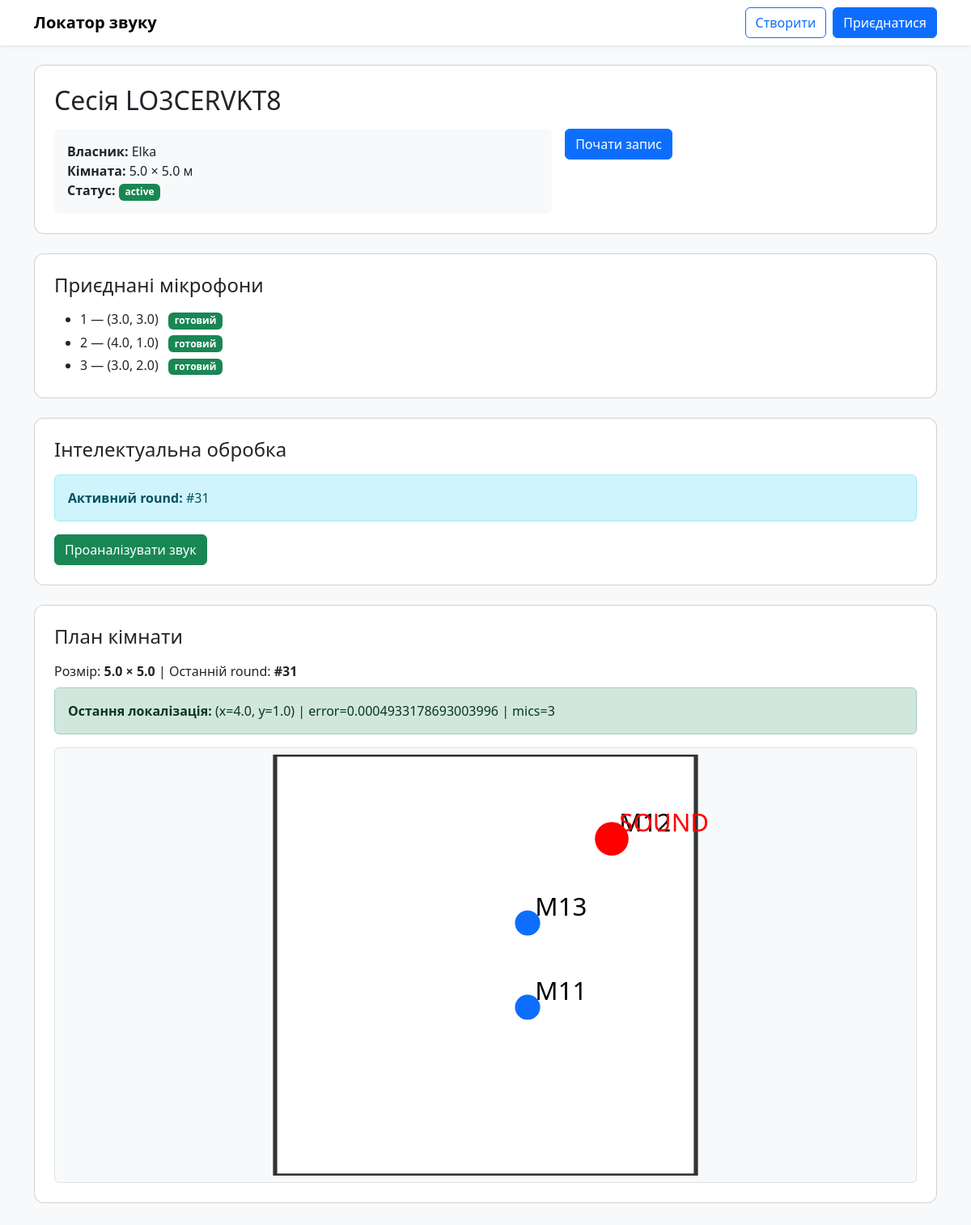
Screenshot of /session/LO3CERVKT8/ with the database file from the repository.
### core/models.py (models this page shows, shortened)
class Session(models.Model):
    start_time = models.DateTimeField(auto_now_add=True)
    end_time = models.DateTimeField(null=True, blank=True)
    code = models.CharField(default=generate_code, max_length=10, unique=True)
    owner_name = models.CharField(max_length=100)
    width = models.FloatField()
    height = models.FloatField()
    is_active = models.BooleanField(default=True)

class Microphone(models.Model):
    session = models.ForeignKey(Session, on_delete=models.CASCADE, related_name='microphone_data')
    device_name = models.CharField(max_length=100)
    x_coordinate = models.FloatField()
    y_coordinate = models.FloatField()
    is_ready = models.BooleanField(default=False)
    connected_at = models.DateTimeField(auto_now_add=True)

class RecordingRound(models.Model):
    session = models.ForeignKey(Session, on_delete=models.CASCADE, related_name="rounds")
    created_at = models.DateTimeField(auto_now_add=True)
    is_active = models.BooleanField(default=True)

class LocalizationResult(models.Model):
    round = models.OneToOneField("RecordingRound", on_delete=models.CASCADE, related_name="result")
    method = models.CharField(max_length=50, default="grid_tdoa")
    estimated_x = models.FloatField(null=True, blank=True)
    estimated_y = models.FloatField(null=True, blank=True)
    error = models.FloatField(null=True, blank=True)
    created_at = models.DateTimeField(auto_now_add=True)
    num_mics = models.PositiveIntegerField(default=0)

### core/views.py (the view)
# urls.py: path('session/<str:code>/', views.session_detail, name='session_detail'),
def session_detail(request, code):
    session = get_object_or_404(Session, code=code)
    active_round = (
        RecordingRound.objects
        .filter(session=session, is_active=True)
        .order_by("-created_at")
        .first()
    )
    last_round = (
        RecordingRound.objects
        .filter(session=session)
        .order_by("-created_at")
        .first()
    )
    last_result = None
    if last_round:
        last_result = getattr(last_round, "result", None)
    mics = session.microphone_data.all().order_by("id")
    W = float(session.width)
    H = float(session.height)
    min_dim = max(1.0, min(W, H))  # щоб не ділило на 0
    mic_r = min_dim * 0.03        # 3% від min(W,H)
    sound_r = min_dim * 0.04      # 4%
    mic_r = max(0.12, min(mic_r, 2.0))
    sound_r = max(0.16, min(sound_r, 2.5))
    fs = min_dim * 0.06           # 6% від min(W,H)
    fs = max(0.25, min(fs, 2.2))
    dx = mic_r * 0.6
    dy = -mic_r * 0.6
    aspect = W / H if H else 1.0
    svg_height = 520
    if aspect > 3:
        svg_height = 360
    elif aspect < 1:
        svg_height = 600
    return render(request, "session_detail.html", {
        "session": session,
        "mics": mics,
        "active_round": active_round,
        "last_round": last_round,
        "last_result": last_result,
        "mic_r": mic_r,
        "sound_r": sound_r,
        "fs": fs,
        "dx": dx,
        "dy": dy,
        "svg_height": svg_height,
})

### templates/session_detail.html (shortened to what this page needs)
{% extends "base.html" %}
{% block content %}
<div class="card p-4 mb-4">
  <h2 class="mb-3">Сесія {{ session.code }}</h2>
  <div class="row g-3">
    <div class="col-md-7">
      <div class="p-3 bg-light rounded">
        <div><b>Власник:</b> {{ session.owner_name }}</div>
        <div><b>Кімната:</b> {{ session.width }} × {{ session.height }} м</div>
        <div>
          <b>Статус:</b>
          {% if session.is_active %}
            <span class="badge bg-success">active</span>
          {% else %}
            <span class="badge bg-secondary">inactive</span>
          {% endif %}
        </div>
      </div>
    </div>
    <div class="col-md-5 d-flex align-items-start">
      <form method="post" action="{% url 'start_recording' code=session.code %}">
        <button type="submit" class="btn btn-primary">
          Почати запис
        </button>
      </form>
    </div>
  </div>
</div>
<div class="card p-4 mb-4">
  <h4 class="mb-3">Приєднані мікрофони</h4>
  <ul class="mb-0">
    {% for mic in session.microphone_data.all %}
      <li class="mb-1">
        {{ mic.device_name }} — ({{ mic.x_coordinate }}, {{ mic.y_coordinate }})
        {% if mic.is_ready %}
          <span class="badge bg-success ms-2">готовий</span>
        {% else %}
          <span class="badge bg-warning text-dark ms-2">не готовий</span>
        {% endif %}
      </li>
    {% empty %}
      <li>Немає мікрофонів</li>
    {% endfor %}
  </ul>
</div>
<div class="card p-4 mb-4">
  <h4 class="mb-3">Інтелектуальна обробка</h4>
  {% if active_round %}
    <div class="alert alert-info mb-3">
      <b>Активний round:</b> #{{ active_round.id }}
    </div>
    <form method="post" action="{% url 'process_round' round_id=active_round.id %}">
      <button type="submit" class="btn btn-success">
        Проаналізувати звук
      </button>
    </form>
  {% else %}
    <div class="alert alert-warning mb-0">
      <b>Немає активного round.</b> Натисніть «Почати запис».
    </div>
  {% endif %}
</div>
<div class="card p-4 mb-4">
  <h4 class="mb-3">План кімнати</h4>
  <p class="mb-2">
    Розмір: <b>{{ session.width }} × {{ session.height }}</b>
    {% if last_round %} | Останній round: <b>#{{ last_round.id }}</b>{% endif %}
  </p>
  {% if last_result %}
    <div class="alert alert-success">
      <b>Остання локалізація:</b>
      (x={{ last_result.estimated_x }}, y={{ last_result.estimated_y }})
      | error={{ last_result.error }}
      | mics={{ last_result.num_mics }}
    </div>
  {% else %}
    <div class="alert alert-secondary">
      <i>Ще немає результату локалізації. Натисніть “Проаналізувати звук”.</i>
    </div>
  {% endif %}
  {% with W=session.width H=session.height %}
<div class="border rounded p-2 bg-light">
  <svg viewBox="0 0 {{ session.width }} {{ session.height }}"
     width="100%"
     height="{{ svg_height }}"
     preserveAspectRatio="xMidYMid meet"
     style="display:block;">
  <rect x="0" y="0"
        width="{{ session.width }}" height="{{ session.height }}"
        fill="white" stroke="#333" stroke-width="0.05"/>
  {% for mic in mics %}
    <circle cx="{{ mic.x_coordinate }}" cy="{{ mic.y_coordinate }}"
            r="{{ mic_r }}" fill="#0d6efd"/>
    <text x="{{ mic.x_coordinate }}" y="{{ mic.y_coordinate }}"
          font-size="{{ fs }}" dx="{{ dx }}" dy="{{ dy }}" fill="#000">
      M{{ mic.id }}
    </text>
  {% endfor %}
  {% if last_result %}
    <circle cx="{{ last_result.estimated_x }}" cy="{{ last_result.estimated_y }}"
            r="{{ sound_r }}" fill="red"/>
    <text x="{{ last_result.estimated_x }}" y="{{ last_result.estimated_y }}"
          font-size="{{ fs }}" dx="{{ dx }}" dy="{{ dy }}" fill="red">
      SOUND
    </text>
  {% endif %}
</svg>
</div>
{% endwith %}
{% endblock %}

### templates/base.html (shortened to what this page needs)
<!DOCTYPE html>
<html lang="en">
<head>
    <link href="https://cdnjs.cloudflare.com/ajax/libs/bootstrap/5.3.2/css/bootstrap.min.css" rel="stylesheet">
</head>
<body>
<nav class="navbar navbar-expand-lg navbar-light bg-white shadow-sm mb-4">
    <div class="container">
        <a class="navbar-brand fw-bold" href="/">Локатор звуку</a>
        <div class="collapse navbar-collapse show">
            <ul class="navbar-nav ms-auto gap-2">
                <li class="nav-item">
                    <a class="btn btn-outline-primary" href="/create/">Створити</a>
                </li>
                <li class="nav-item">
                    <a class="btn btn-primary" href="/join/">Приєднатися</a>
                </li>
            </ul>
        </div>
    </div>
</nav>
<div class="container mb-5">
    {% block content %}{% endblock %}
</div>
</body>
</html>

### templates/base.html (style rules this page uses)
body { background-color: #f8f9fa; }
.card { border-radius: 12px; }

### rows the page displays
Session: code "LO3CERVKT8", owner_name "Elka", width "5.0", height "5.0"
Microphone: device_name "1", x_coordinate "3.0", y_coordinate "3.0", is_ready "готовий"
Microphone: device_name "2", x_coordinate "4.0", y_coordinate "1.0", is_ready "готовий"
Microphone: device_name "3", x_coordinate "3.0", y_coordinate "2.0", is_ready "готовий"
RecordingRound: id "31"
LocalizationResult: estimated_x "4.0", estimated_y "1.0", error "0.0004933178693003996", num_mics "3"
